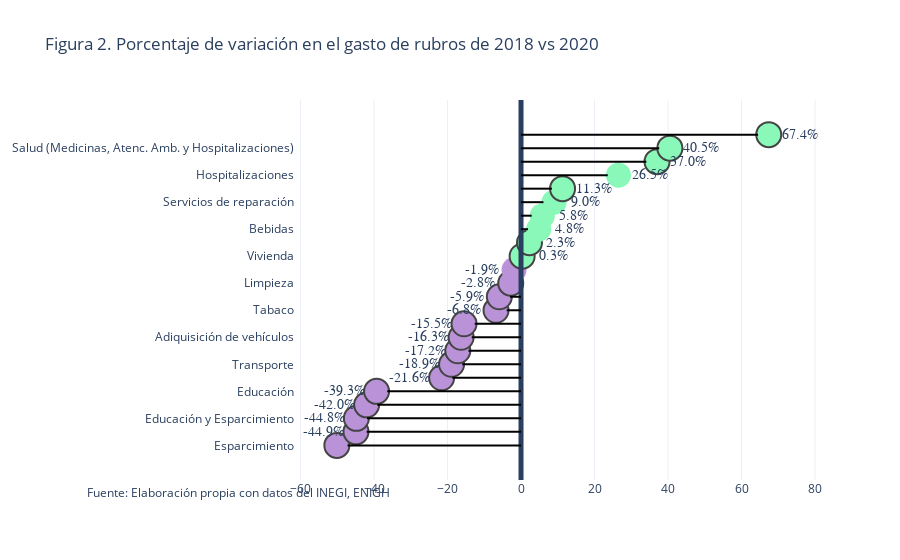

Notebook code for this chart:
### Code cell
lines = results.Relevant.apply(lambda x: 2 if x else 0)

fig = go.Figure(
    go.Scatter(
        x=results["PCT_DIFF"],
        y=results['labels'],
        mode="markers",
        name="",
        marker=dict(color=results.PCT_DIFF.apply(color), size=25),
    )
)
fig.update_traces(marker_line_width=lines)

fig.add_vline(x=0, name="", fillcolor="#e0e0e0", line=dict(width=5))
annotations = []
for index, row in results.iterrows():
    annotations.append(
        dict(
            x=adjustx(row['PCT_DIFF']),
            y=row.labels,
            text=labels(row['PCT_DIFF']),
            showarrow=False,
            font=dict(family="Arial", size=14),
        )
    )
    fig.add_shape(
        type="line",
        x0=0,
        y0=row.labels,
        x1=adjustxline(row['PCT_DIFF']),
        y1=row.labels,
        line=dict(color="black", width=2),
    )

fig.add_annotation(xref='paper', yref='paper', x=-0.4, y=-0.06, showarrow=False, 
                   text='Fuente: Elaboración propia con datos del INEGI, ENIGH')

fig.update_layout(
    title="Figura 2. Porcentaje de variación en el gasto de rubros de 2018 vs 2020",
    annotations=annotations, template="plotly_white",
)
fig.update_xaxes(showgrid=True)
fig.update_yaxes(showgrid=False)
fig.write_image("images/variacion_rubros.png", width=1000, height=1000)
fig.show()

### Figure 1 — Plotly figure (JSON) as saved in the notebook; plotly's stock layout.template omitted (floating-point values rounded to 4 significant figures)
{"data": [{"marker": {"color": ["#BA92D8", "#BA92D8", "#BA92D8", "#BA92D8", "#BA92D8", "#BA92D8", "#BA92D8", "#BA92D8", "#BA92D8", "#BA92D8", "#BA92D8", "#BA92D8", "#BA92D8", "#BA92D8", "#8AF8B9", "#8AF8B9", "#8AF8B9", "#8AF8B9", "#8AF8B9", "#8AF8B9", "#8AF8B9", "#8AF8B9", "#8AF8B9", "#8AF8B9"], "line": {"width": [2, 2, 2, 2, 2, 2, 2, 2, 2, 2, 2, 2, 2, 0, 2, 2, 0, 0, 0, 2, 0, 2, 2, 2]}, "size": 25}, "mode": "markers", "name": "", "type": "scatter", "x": [-50.1, -44.9, -44.8, -42, -39.3, -21.6, -18.9, -17.2, -16.3, -15.5, -6.8, -5.9, -2.8, -1.9, 0.3, 2.3, 4.8, 5.8, 9, 11.3, 26.5, 37, 40.5, 67.4], "y": ["Esparcimiento", "Alimentos fuera del hogar", "Educación y Esparcimiento", "Vestido y calzado", "Educación", "Pagos con tarjeta", "Transporte", "Mantenimiento de vehículos", "Adiquisición de vehículos", "Refacciones de vehículos", "Tabaco", "Alimentos", "Limpieza", "Préstamos", "Vivienda", "Electricidad y Combustibles", "Bebidas", "Alimentos dentro del hogar", "Servicios de reparación", "Comunicaciones", "Hospitalizaciones", "Atención ambulatoria", "Salud (Medicinas, Atenc. Amb. y Hospitalizaciones)", "Medicinas"]}], "layout": {"annotations": [{"showarrow": false, "text": "Fuente: Elaboración propia con datos del INEGI, ENIGH", "x": -0.4, "xref": "paper", "y": -0.06, "yref": "paper"}, {"font": {"family": "Arial", "size": 14}, "showarrow": false, "text": "-44.9%", "x": -53.7, "y": "Alimentos fuera del hogar"}, {"font": {"family": "Arial", "size": 14}, "showarrow": false, "text": "-44.8%", "x": -53.6, "y": "Educación y Esparcimiento"}, {"font": {"family": "Arial", "size": 14}, "showarrow": false, "text": "-42.0%", "x": -50.8, "y": "Vestido y calzado"}, {"font": {"family": "Arial", "size": 14}, "showarrow": false, "text": "-39.3%", "x": -48.1, "y": "Educación"}, {"font": {"family": "Arial", "size": 14}, "showarrow": false, "text": "-21.6%", "x": -30.4, "y": "Pagos con tarjeta"}, {"font": {"family": "Arial", "size": 14}, "showarrow": false, "text": "-18.9%", "x": -27.7, "y": "Transporte"}, {"font": {"family": "Arial", "size": 14}, "showarrow": false, "text": "-17.2%", "x": -26, "y": "Mantenimiento de vehículos"}, {"font": {"family": "Arial", "size": 14}, "showarrow": false, "text": "-16.3%", "x": -25.1, "y": "Adiquisición de vehículos"}, {"font": {"family": "Arial", "size": 14}, "showarrow": false, "text": "-15.5%", "x": -24.3, "y": "Refacciones de vehículos"}, {"font": {"family": "Arial", "size": 14}, "showarrow": false, "text": "-6.8%", "x": -15.6, "y": "Tabaco"}, {"font": {"family": "Arial", "size": 14}, "showarrow": false, "text": "-5.9%", "x": -14.7, "y": "Alimentos"}, {"font": {"family": "Arial", "size": 14}, "showarrow": false, "text": "-2.8%", "x": -11.6, "y": "Limpieza"}, {"font": {"family": "Arial", "size": 14}, "showarrow": false, "text": "-1.9%", "x": -10.7, "y": "Préstamos"}, {"font": {"family": "Arial", "size": 14}, "showarrow": false, "text": "0.3%", "x": 8.8, "y": "Vivienda"}, {"font": {"family": "Arial", "size": 14}, "showarrow": false, "text": "2.3%", "x": 10.8, "y": "Electricidad y Combustibles"}, {"font": {"family": "Arial", "size": 14}, "showarrow": false, "text": "4.8%", "x": 13.3, "y": "Bebidas"}, {"font": {"family": "Arial", "size": 14}, "showarrow": false, "text": "5.8%", "x": 14.3, "y": "Alimentos dentro del hogar"}, {"font": {"family": "Arial", "size": 14}, "showarrow": false, "text": "9.0%", "x": 17.5, "y": "Servicios de reparación"}, {"font": {"family": "Arial", "size": 14}, "showarrow": false, "text": "11.3%", "x": 19.8, "y": "Comunicaciones"}, {"font": {"family": "Arial", "size": 14}, "showarrow": false, "text": "26.5%", "x": 35, "y": "Hospitalizaciones"}, {"font": {"family": "Arial", "size": 14}, "showarrow": false, "text": "37.0%", "x": 45.5, "y": "Atención ambulatoria"}, {"font": {"family": "Arial", "size": 14}, "showarrow": false, "text": "40.5%", "x": 49, "y": "Salud (Medicinas, Atenc. Amb. y Hospitalizaciones)"}, {"font": {"family": "Arial", "size": 14}, "showarrow": false, "text": "67.4%", "x": 75.9, "y": "Medicinas"}], "shapes": [{"fillcolor": "#e0e0e0", "line": {"width": 5}, "name": "", "type": "line", "x0": 0, "x1": 0, "xref": "x", "y0": 0, "y1": 1, "yref": "y domain"}, {"line": {"color": "black", "width": 2}, "type": "line", "x0": 0, "x1": -47.2, "y0": "Esparcimiento", "y1": "Esparcimiento"}, {"line": {"color": "black", "width": 2}, "type": "line", "x0": 0, "x1": -42, "y0": "Alimentos fuera del hogar", "y1": "Alimentos fuera del hogar"}, {"line": {"color": "black", "width": 2}, "type": "line", "x0": 0, "x1": -41.9, "y0": "Educación y Esparcimiento", "y1": "Educación y Esparcimiento"}, {"line": {"color": "black", "width": 2}, "type": "line", "x0": 0, "x1": -39.1, "y0": "Vestido y calzado", "y1": "Vestido y calzado"}, {"line": {"color": "black", "width": 2}, "type": "line", "x0": 0, "x1": -36.4, "y0": "Educación", "y1": "Educación"}, {"line": {"color": "black", "width": 2}, "type": "line", "x0": 0, "x1": -18.7, "y0": "Pagos con tarjeta", "y1": "Pagos con tarjeta"}, {"line": {"color": "black", "width": 2}, "type": "line", "x0": 0, "x1": -16.0, "y0": "Transporte", "y1": "Transporte"}, {"line": {"color": "black", "width": 2}, "type": "line", "x0": 0, "x1": -14.3, "y0": "Mantenimiento de vehículos", "y1": "Mantenimiento de vehículos"}, {"line": {"color": "black", "width": 2}, "type": "line", "x0": 0, "x1": -13.4, "y0": "Adiquisición de vehículos", "y1": "Adiquisición de vehículos"}, {"line": {"color": "black", "width": 2}, "type": "line", "x0": 0, "x1": -12.6, "y0": "Refacciones de vehículos", "y1": "Refacciones de vehículos"}, {"line": {"color": "black", "width": 2}, "type": "line", "x0": 0, "x1": -3.9, "y0": "Tabaco", "y1": "Tabaco"}, {"line": {"color": "black", "width": 2}, "type": "line", "x0": 0, "x1": -3.0, "y0": "Alimentos", "y1": "Alimentos"}, {"line": {"color": "black", "width": 2}, "type": "line", "x0": 0, "x1": 0, "y0": "Limpieza", "y1": "Limpieza"}, {"line": {"color": "black", "width": 2}, "type": "line", "x0": 0, "x1": 0, "y0": "Préstamos", "y1": "Préstamos"}, {"line": {"color": "black", "width": 2}, "type": "line", "x0": 0, "x1": 0, "y0": "Vivienda", "y1": "Vivienda"}, {"line": {"color": "black", "width": 2}, "type": "line", "x0": 0, "x1": 0, "y0": "Electricidad y Combustibles", "y1": "Electricidad y Combustibles"}, {"line": {"color": "black", "width": 2}, "type": "line", "x0": 0, "x1": 1.9, "y0": "Bebidas", "y1": "Bebidas"}, {"line": {"color": "black", "width": 2}, "type": "line", "x0": 0, "x1": 2.9, "y0": "Alimentos dentro del hogar", "y1": "Alimentos dentro del hogar"}, {"line": {"color": "black", "width": 2}, "type": "line", "x0": 0, "x1": 6.1, "y0": "Servicios de reparación", "y1": "Servicios de reparación"}, {"line": {"color": "black", "width": 2}, "type": "line", "x0": 0, "x1": 8.4, "y0": "Comunicaciones", "y1": "Comunicaciones"}, {"line": {"color": "black", "width": 2}, "type": "line", "x0": 0, "x1": 23.6, "y0": "Hospitalizaciones", "y1": "Hospitalizaciones"}, {"line": {"color": "black", "width": 2}, "type": "line", "x0": 0, "x1": 34.1, "y0": "Atención ambulatoria", "y1": "Atención ambulatoria"}, {"line": {"color": "black", "width": 2}, "type": "line", "x0": 0, "x1": 37.6, "y0": "Salud (Medicinas, Atenc. Amb. y Hospitalizaciones)", "y1": "Salud (Medicinas, Atenc. Amb. y Hospitalizaciones)"}, {"line": {"color": "black", "width": 2}, "type": "line", "x0": 0, "x1": 64.5, "y0": "Medicinas", "y1": "Medicinas"}], "title": {"text": "Figura 2. Porcentaje de variación en el gasto de rubros de 2018 vs 2020"}, "xaxis": {"showgrid": true}, "yaxis": {"showgrid": false}}}
